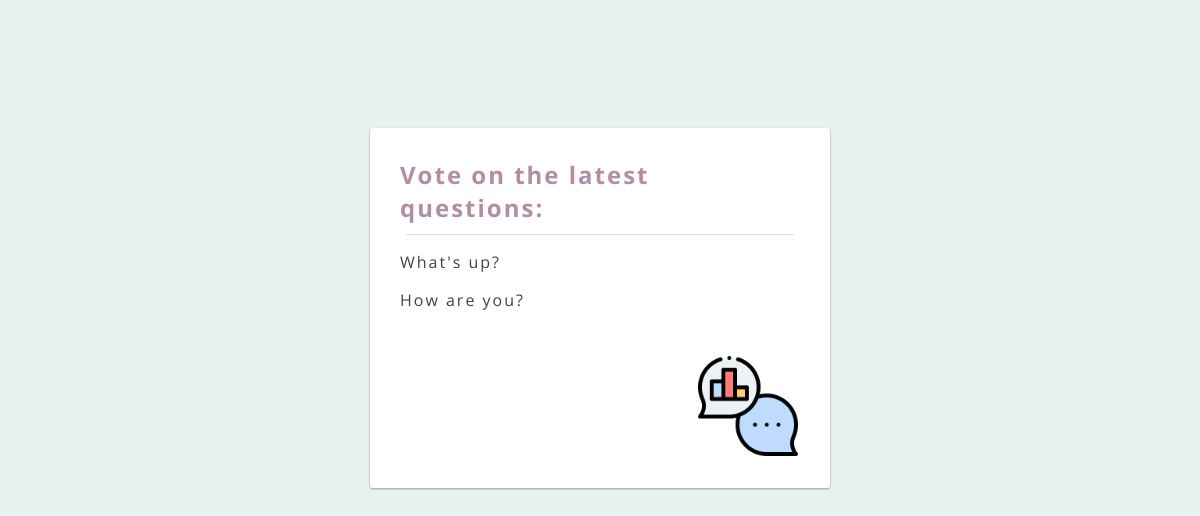
The page /polls/ on the database as committed earlier.
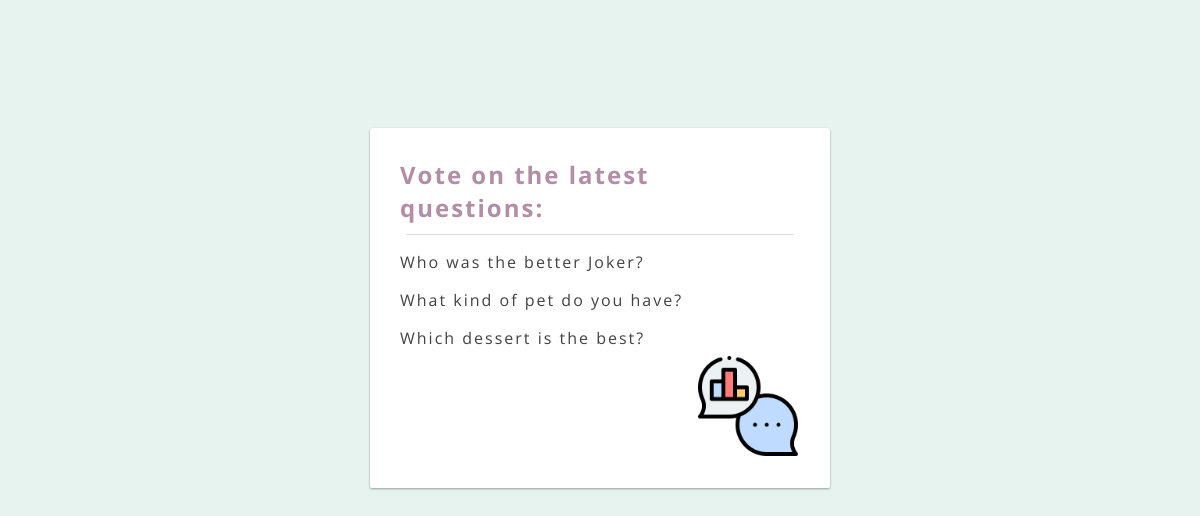
The same page on the database as committed later.
### polls/models.py (models this page shows, shortened)
class Question(models.Model):
    question_text = models.CharField(max_length=200)
    pub_date = models.DateTimeField('date published')

### polls/views.py (the view)
# urls.py: path('', views.IndexView.as_view(), name='index'),
class IndexView(generic.ListView):
    template_name = 'polls/index.html'
    context_object_name = 'latest_question_list'
    def get_queryset(self):
        return Question.objects.order_by('-pub_date')[:5]

### polls/templates/polls/index.html (shortened to what this page needs)
{% load static %}
<link rel="stylesheet" type="text/css" href="{% static 'polls/style.css' %}">
<div class="card">
    <h2>Vote on the latest questions:</h2>
    {% if latest_question_list %}
        {% for question in latest_question_list %}
            <p><a href="{% url 'polls:detail' question.id %}">{{ question.question_text }}</a></p>
        {% endfor %}
    {% else %}
        <p>No polls are available.</p>
    {% endif %}
    <img src="{% static 'polls/images/analytics.png' %}" width="100px" height="auto" style="position: absolute; bottom: 2em; right: 2em;">
</div>

### polls/static/polls/style.css (style rules this page uses)
h2,h3 { margin: 0 0 10 0; color: #b18ea6; }
.card { background: #fff; border-radius: 2px; height: 300px; margin: 8em auto; position: relative; width: 400px; box-shadow: 0 1px 3px rgba(0,0,0,0.12), 0 1px 2px rgba(0,0,0,0.24); transition: all 0.3s cubic-bezier(.25,.8,.25,1); padding: 30px; letter-spacing: 2px; }
a { text-decoration: none; color: rgb(66, 66, 66); }

Rows that differ between the two databases and show on the page:
removed Question: question_text "What's up?"
removed Question: question_text "How are you?"
added Question: question_text "Who was the better Joker?"
added Question: question_text "What kind of pet do you have?"
added Question: question_text "Which dessert is the best?"
